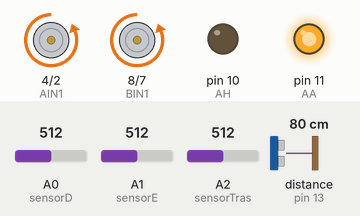
Simulated run of this sketch. Board: Arduino Uno, built with avr-gcc and run on an emulated ATmega328P. Shown: motor-driver pin pairs drawn as motors (green arrow = first pin HIGH = forward, orange = second pin HIGH = backward, longer = more drive, scaled by the enable pin), output pins drawn as LEDs (lit = HIGH). Inputs (shaded band) come from the test bench; at power-on: distance to the obstacle (sensor on pin 13) 80 cm, A0 (sensorD) = 512, A1 (sensorE) = 512, A2 (sensorTras) = 512. The echo pulse lasts 58.3 µs per cm.

Above: at 5.7 s.
5.8 s: distance to the obstacle (sensor on pin 13) set to 74 cm
At 6.9 s:
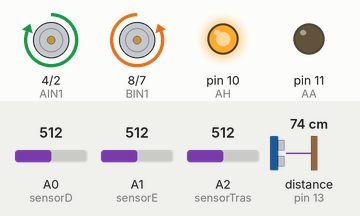
8.0 s: distance to the obstacle (sensor on pin 13) set to 120 cm
At 8.8 s:
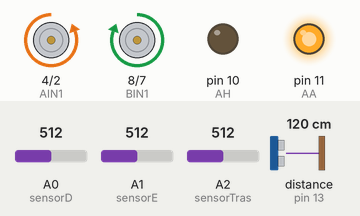
12.2 s: distance to the obstacle (sensor on pin 13) set to 2 cm
At 12.9 s:
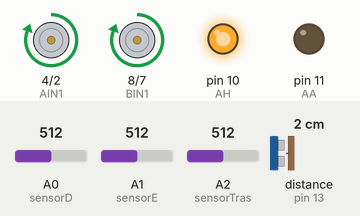
14.5 s: distance to the obstacle (sensor on pin 13) set to 250 cm
At 15.3 s:
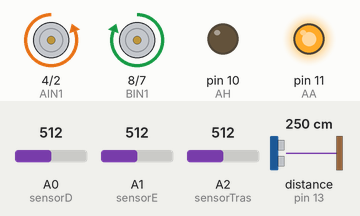
Timing chart, 0 to 19.7 s (numbered marks = the images above; inputs shaded):
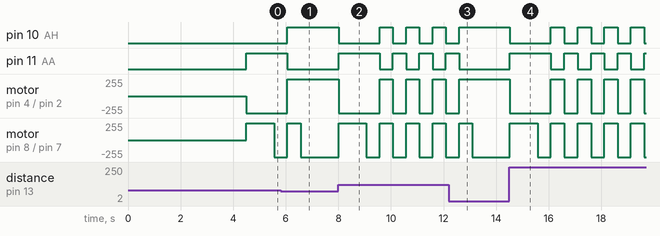

Measured:
- the behaviour switches between 78 and 77 cm on distance to the obstacle (sensor on pin 13) (found by bisection; images 0 and 1)
- after the input at 5.8 s, pin 10 (AH): goes on until 6.1 s, then stays HIGH; pin 11 (AA): goes on until 6.1 s, then stays LOW; motor on pin 4 (AIN1) / pin 2 (AIN2): goes on until 6.1 s, then stays forward 255/255; motor on pin 8 (BIN1) / pin 7 (BIN2): goes on until 6.6 s, then stays backward 255/255
- after the input at 8.0 s, pin 10 (AH): HIGH → LOW at once, then repeats every 1.0 s: HIGH 0.51 s, LOW 0.50 s; pin 11 (AA): LOW → HIGH at once, then repeats every 1.0 s: LOW 0.51 s, HIGH 0.50 s
- after the input at 12.2 s, pin 10 (AH): goes on until 12.6 s, then stays HIGH; pin 11 (AA): goes on until 12.6 s, then stays LOW; motor on pin 4 (AIN1) / pin 2 (AIN2): goes on until 12.6 s, then stays forward 255/255; motor on pin 8 (BIN1) / pin 7 (BIN2): goes on until 13.1 s, then stays backward 255/255
- after the input at 14.5 s, pin 10 (AH): HIGH → LOW at once, then repeats every 1.0 s: HIGH 0.52 s, LOW 0.50 s; pin 11 (AA): LOW → HIGH at once, then repeats every 1.0 s: LOW 0.52 s, HIGH 0.50 s

The sketch:

estrategia1.ino
```cpp
/*

        DIFERENCIAL: NO ATO DA PROCURA O ROBO DA UMA PEQUENA RÉ E DEPOIS FICA GIRANDO PRA DIREITA E PARA A ESQUEDA
        ATÉ ENCONTRAR O OPONENTE

        ANALOGICOS:

        A0 - OPTICO D1
        A1 - OPTICO D2
        A2 - OPTICO TRASEIRO


*/

//Carrega a biblioteca do sensor ultrassonico
#include <Ultrasonic.h>

//Define os pinos para o trigger e echo
#define trigger 12
#define echo 13

//Inicializa o sensor nos pinos definidos acima
Ultrasonic ultrasonic(trigger, echo);

bool start = true;
//int valorArena = 1600;  // Valor limite para estar dentro da arena
float diametroArena = 77.0; //diametro

// Definindo os pinos para o sensores de refletancia
#define sensorD A0
#define sensorE A1
#define sensorTras A2
#define btn 1

#define PWMA 3
#define PWMB 5

#define AIN1 4
#define AIN2 2
#define BIN1 8
#define BIN2 7
#define AH 10
#define AA 11
#define BA 7
#define BH 8

void setup(){
    pinMode(PWMA,OUTPUT);
    pinMode(PWMB,OUTPUT);

    digitalWrite(PWMA,1);
    digitalWrite(PWMB,1);

    pinMode(1,INPUT);

    pinMode(AIN1,OUTPUT);
    pinMode(AIN2,OUTPUT);
    pinMode(AH,OUTPUT);
    pinMode(AA,OUTPUT);

    pinMode(BH,OUTPUT);
    pinMode(BA,OUTPUT);
    pinMode(BIN1,OUTPUT);
    pinMode(BIN2,OUTPUT);

   /* while(start){
        if(digitalRead(btn) == 1){
            start = false;
        }
    }*/
    delay(4500); // OBRIGATORIO PELAS REGRAS
}

void re(){
    digitalWrite(AIN1,0);
    digitalWrite(AIN2,1);
    digitalWrite(BIN1,1);
    digitalWrite(BIN2,0);

    digitalWrite(AH,0);
    digitalWrite(AA,1);
    digitalWrite(BH,1);
    digitalWrite(BA,0);
}

void GO(){
    digitalWrite(AIN1,1);
    digitalWrite(AIN2,0);
    digitalWrite(BIN1,0);
    digitalWrite(BIN2,1);

    digitalWrite(AH,1);
    digitalWrite(AA,0);
    digitalWrite(BH,0);
    digitalWrite(BA,1);
}

void girarHorario(){
    digitalWrite(AIN1,0);
    digitalWrite(AIN2,1);
    digitalWrite(BIN1,0);
    digitalWrite(BIN2,1);

    digitalWrite(AH,0);
    digitalWrite(AA,1);
    digitalWrite(BH,0);
    digitalWrite(BA,1);
}

void girarAntiHorario(){
    digitalWrite(AIN1,1);
    digitalWrite(AIN2,0);
    digitalWrite(BIN1,1);
    digitalWrite(BIN2,0);

    digitalWrite(AH,1);
    digitalWrite(AA,0);
    digitalWrite(BH,1);
    digitalWrite(BA,0);
}

void procurar(){
    re();
    delay(250);
    while(ultrassonico() == false){
        girarHorario();
        delay(500);
        girarAntiHorario();
        delay(500);
    }
}

void atacar(){
    while(ultrassonico() == true && olhos(true) == false){
        GO();
    }
}

void recuar(){
    re();
    delay(800);
}

void recuar2(){
    GO();
    delay(800);
}

bool ultrassonico(){
    float distancia;
    long microsec = ultrasonic.timing();
    distancia = ultrasonic.convert(microsec, Ultrasonic::CM);

    if(distancia > diametroArena){
        return false;
    }
    else{
        if( distancia > 0 || distancia < diametroArena){
            return true;
        }
    }
}

bool olhos(bool i){
    int x1 = analogRead(sensorD);
    int x2 = analogRead(sensorE);
    int x3 = analogRead(sensorTras);
    if(i == true){
        if(sensorD < 200 || sensorE < 200 || sensorTras < 200){
            return false;
        }
    }
    else{
        return true;
}}

void loop(){
    if(olhos(true) == false){
        recuar();
    }

    if(olhos(false) == false){
        recuar2();
    }

    procurar();

    atacar();

}
```
